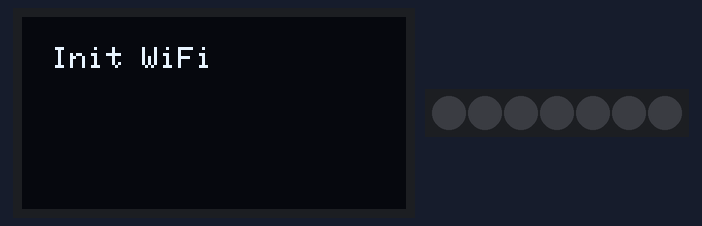
Bench run of a program on a simulated ESP32-S3. Parts: 128×64 one-colour display, 7 RGB LEDs in strip order, left to right. WiFi joins after 1.5 s; servers stay silent unless stated; what the program prints to the serial monitor is not drawn.

Above: at 0.06 s.
At 1.7 s:
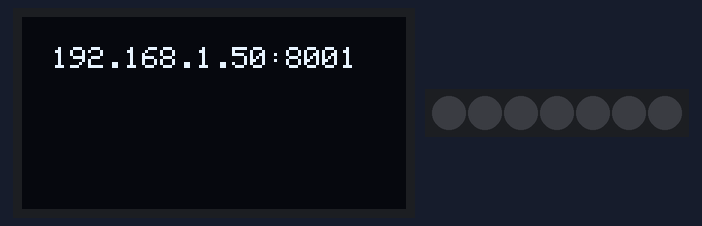

The program:

main.cpp
```cpp
#include <Wire.h>
#include <Adafruit_GFX.h>
#include <Adafruit_SSD1306.h>
#include <Adafruit_NeoPixel.h>
#include <WiFi.h>
#include "AsyncUDP.h"

const char * ssid = "JF";
const char * password = "";
const uint16_t port = 8001;

#define SCREEN_WIDTH 128
#define SCREEN_HEIGHT 64

int numLeds = 0;

Adafruit_SSD1306 display(SCREEN_WIDTH, SCREEN_HEIGHT, &Wire, -1);
AsyncUDP udp;
Adafruit_NeoPixel pixel(7, 8);

void send_text(String text){
  display.clearDisplay();
  display.setTextSize(1);
  display.setTextColor(WHITE);
  display.setCursor(10, 10);
  display.println(text);
  display.display();
}

void diaply_IP_port(IPAddress addr, uint16_t port){
    String address = String(addr[0]) + "." + String(addr[1]) + "." + String(addr[2]) + "." + String(addr[3]) + ":" + String(port);
    send_text(address);
}

struct __attribute__((packed)) neopixel{
    char check;
    char num_led;
    struct {
      char r;
      char g;
      char b;
    } leds[7];
    char end;
} UdpData;

void setup() {
  Wire.begin(4, 5);
  display.begin(SSD1306_SWITCHCAPVCC, 0x3C);
  send_text("Init WiFi");
  WiFi.disconnect();
  WiFi.mode(WIFI_STA);
  WiFi.begin(ssid, password);
  while(WiFi.status() != WL_CONNECTED){
    int status = WiFi.status();
    send_text(String(status));
    delay(500);
    Serial.print(".");
  }
  pixel.begin();
   WiFi.setSleep(false);
   if(udp.listen(port)){
      udp.onPacket([](AsyncUDPPacket packet){
          Serial.printf("Odebrano %d bajtów", packet.length());
          memcpy(&UdpData, packet.data(), sizeof(UdpData));
          pixel.clear();
          numLeds = UdpData.num_led;
          for (int i = 0; i < numLeds; i++) {
            Serial.println(String("LED ") + i + " R:" + (int)UdpData.leds[i].r + " G:" + (int)UdpData.leds[i].g + " B:" + (int)UdpData.leds[i].b);
            pixel.setPixelColor(i,
              (int)UdpData.leds[i].r,
              (int)UdpData.leds[i].g,
              (int)UdpData.leds[i].b);
          }
          pixel.show();
      });
   diaply_IP_port(WiFi.localIP(), port);
   Serial.println(WiFi.macAddress());
  }
}

void loop() {

}
```
